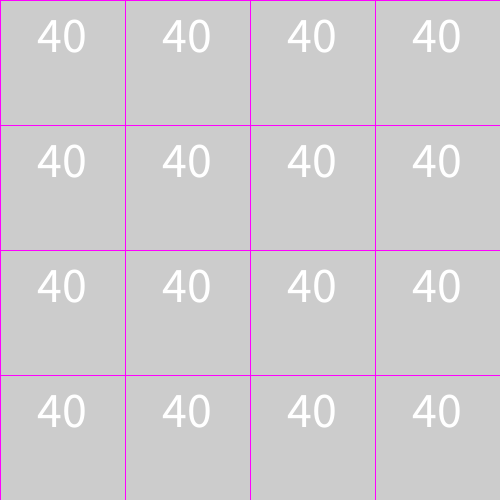
Frame 1 (no input)
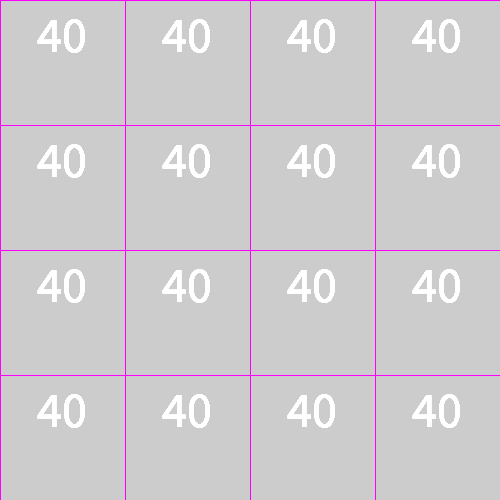
Frame 60 (the mouse pressed at the canvas centre just before this capture)
Frame 120 (the mouse held since frame 60 and released just before this capture): identical to frame 60, image omitted

The Processing sketch that drew these frames (run headless with seeded random() and noise(); from frame 60 on, the mouse is pressed at the canvas centre):

// Processing sketch: sketch_201006a
// ── sketch_201006a.pde
int[][] grid;

static int grid_size = 4;
int W,H;

void setup() {
  size(500,500);
  
  grid = new int[grid_size][grid_size];
  for(int i = 0; i < grid.length; i++) {
    for(int j = 0; j < grid[i].length; j++) {
      grid[i][j] = 40;
    }
  }
  W = round(width/grid_size);
  H = round(height/grid_size);
  
  textSize(H/2.5);
  textAlign(CENTER, BOTTOM);
}

void draw() {
  long start = millis();
  for(int i = 0; i < grid.length; i++) {
    for(int j = 0; j < grid[i].length; j++) {
      noFill();
      stroke(255,0,255);
      rect(W*i,H*j,W,H);
      
      text(grid[i][j],W*i+W/2,H*j+H/2);
    }
  }
  
  println("Loop time: " + (millis() - start) + "ms");
}

void slide_rigth() {
  for(int j = 0; j < grid[0].length; j++) {
    for(int i = grid.length-1; i > 0; i--) {
      int curr = grid[i][j];
      int next = grid[i-1][j];
      
    }
  }
}
